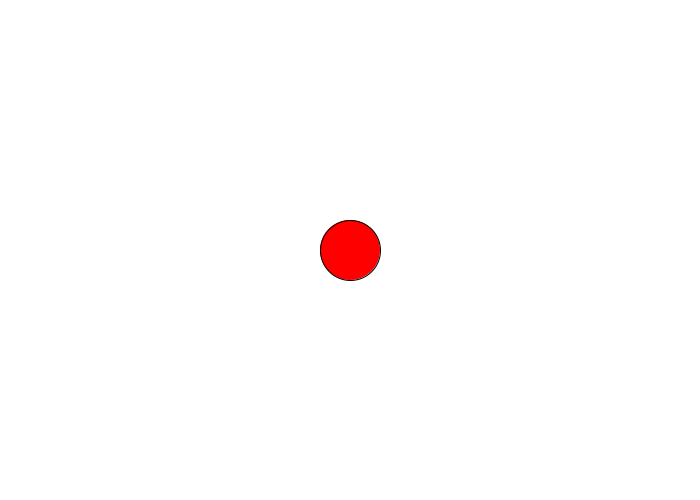
Frame 1 (no input)
Frame 60 (the mouse pressed at the canvas centre just before this capture): identical to frame 1, image omitted
Frame 120 (the mouse held since frame 60 and released just before this capture): identical to frame 1, image omitted

The Processing sketch that drew this single still picture (run headless with seeded random() and noise(); from frame 60 on, the mouse is pressed at the canvas centre):

// Processing sketch: multipleKeysPressed_motion
// ── multipleKeysPressed_motion.pde

boolean isUp, isDown, isLeft, isRight;
PVector pos, vel;
float speed = 7, speedLoss = 0.7;

void setup() {
  size(700, 500);
  pos = new PVector(width/2, height/2);
  vel = new PVector();
}
void draw() {
  background(255);

  // one key pressed
  if (isUp)    vel.set(0, -speed);
  if (isDown)  vel.set(0, speed);
  if (isLeft)  vel.set(-speed, 0);
  if (isRight) vel.set(speed, 0); 

  // two keys pressed
  if (isUp && isLeft) {
    vel.set(-speed, -speed);
    vel.mult(speedLoss);
  }  
  if (isUp && isRight) {
    vel.set(speed, -speed);
    vel.mult(speedLoss);
  } 
  if (isDown && isLeft) {
    vel.set(-speed, speed);
    vel.mult(speedLoss);
  } 
  if (isDown && isRight) {
    vel.set(speed, speed);
    vel.mult(speedLoss);
  }
  
  // no key pressed
  if (!isUp && !isDown && !isLeft && !isRight) vel.set(0, 0);

  pos.add(vel);

  fill(255, 0, 0);
  ellipse(pos.x, pos.y, 60, 60);
}
void keyPressed() {
  setMove(key, true);
}
void keyReleased() {
  setMove(key, false);
}
void setMove(int k, boolean state) {
  if (k == CODED) {
    if (keyCode == UP)    isUp = state;
    if (keyCode == DOWN)  isDown = state;
    if (keyCode == LEFT)  isLeft = state;
    if (keyCode == RIGHT) isRight = state;
  }
}
